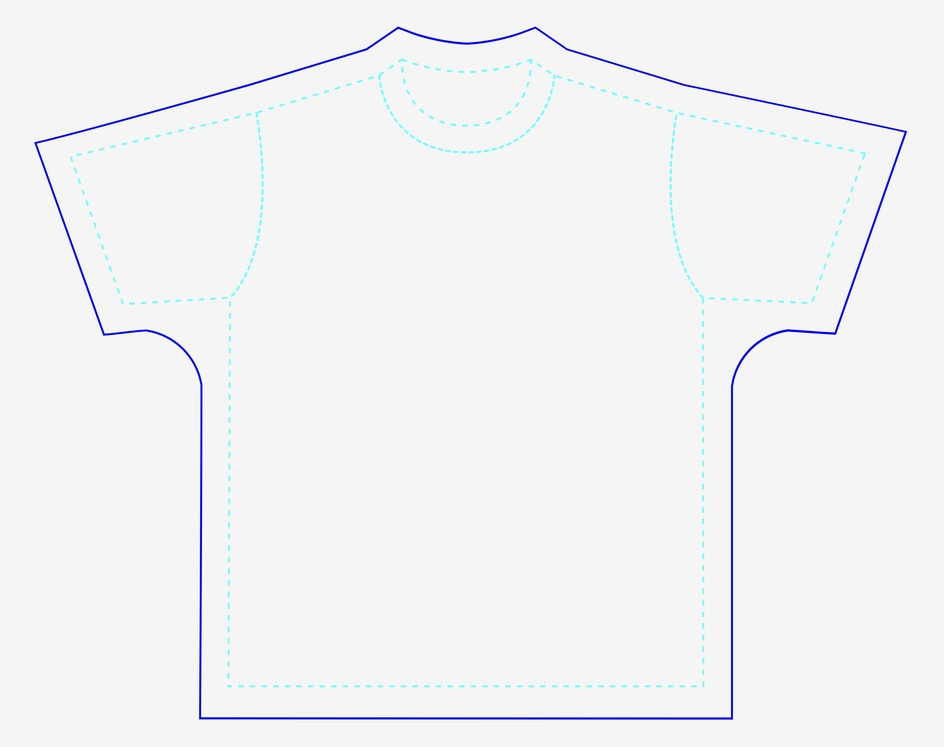
#> input picture S.jpg, 944 x 747 px, shrunk from 2136 x 1690 before the run
$ python opencv.py
#> lines starting #> are read from the running program, lines starting #| are printed output that depends on the picture; after the words box and inside, x2 and y2 are one past the last pixel; in counts of white or black regions, pixels touching at a corner belong together
import cv2


def edge_points(file_path, output_path, scale=1):

    # 画像を読み込む
#> called with file_path = 'S.jpg', output_path = 'S.txt', scale = 0.25
    img = cv2.imread(file_path)
#> img is the input picture: shape (747, 944, 3); mean B, G, R 244.6, 243.2, 242.5

    # グレースケールに変換
    gray = cv2.cvtColor(img, cv2.COLOR_BGR2GRAY)
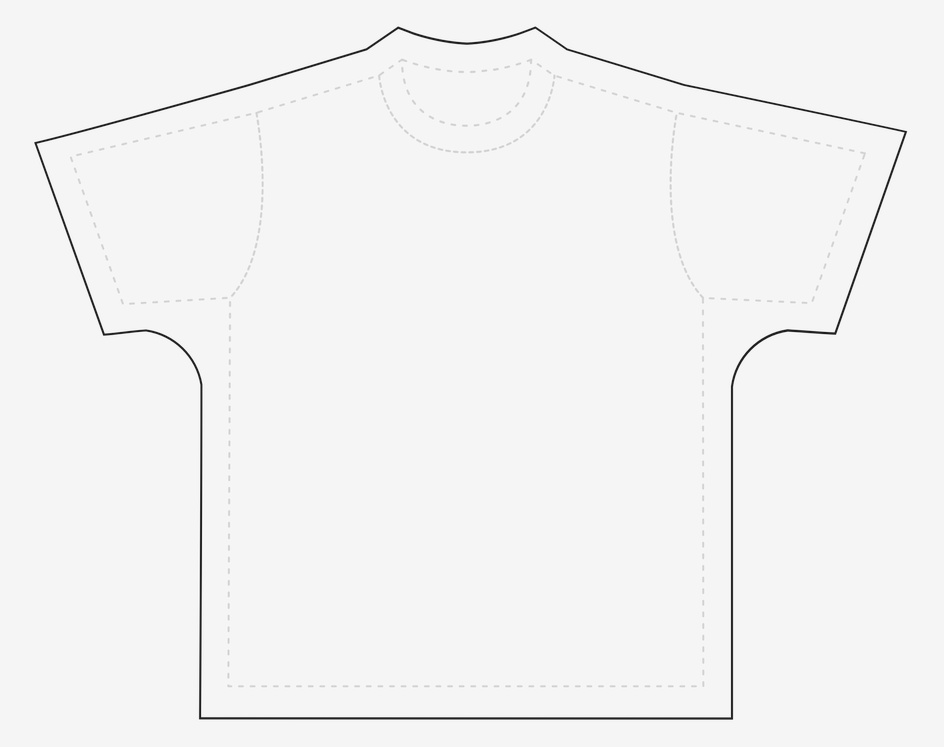
#> gray: shape (747, 944); min 23, max 254, mean 243.1

    # ガウシアンフィルターをかける
    gauss = cv2.GaussianBlur(gray, (5, 5), 0)

    # 2値化する
    thres = cv2.threshold(gauss, 140, 255, cv2.THRESH_BINARY)[1]
#> thres: shape (747, 944); 99.2% white; black in thin lines or dots, all inside (x1, y1, x2, y2) = (35, 27, 907, 720)

    # 輪郭のみを検出する
    cons = cv2.findContours(thres, cv2.RETR_LIST, cv2.CHAIN_APPROX_NONE)[0]
#> cons = 3 contours; box (x1, y1, x2, y2) and area: (0, 0, 944, 747) 703478, (34, 26, 908, 721) 414346, (37, 29, 904, 717) 406333

    # 面積の最小値（線の内側の座標）を除外
    min_contour = min(cons, key=cv2.contourArea)
#> min_contour = contour of 2682 points, box (x1, y1, x2, y2) (37, 29, 904, 717), area 406333
    cons = [contour for contour in cons if contour is not min_contour]
#> cons = 2 contours; box (x1, y1, x2, y2) and area: (0, 0, 944, 747) 703478, (34, 26, 908, 721) 414346

    # 最大の輪郭を除外するため、リストから削除
    max_contour = max(cons, key=cv2.contourArea)
#> max_contour = contour of 3378 points, box (x1, y1, x2, y2) (0, 0, 944, 747), area 703478
    contours = [contour for contour in cons if contour is not max_contour]
#> contours = 1 contour; box (x1, y1, x2, y2) and area: (34, 26, 908, 721) 414346

    # 輪郭を描画する
    for con in contours:
        cv2.polylines(img, con, True, (0, 255, 0), 5)
#> this loop made 1 pass
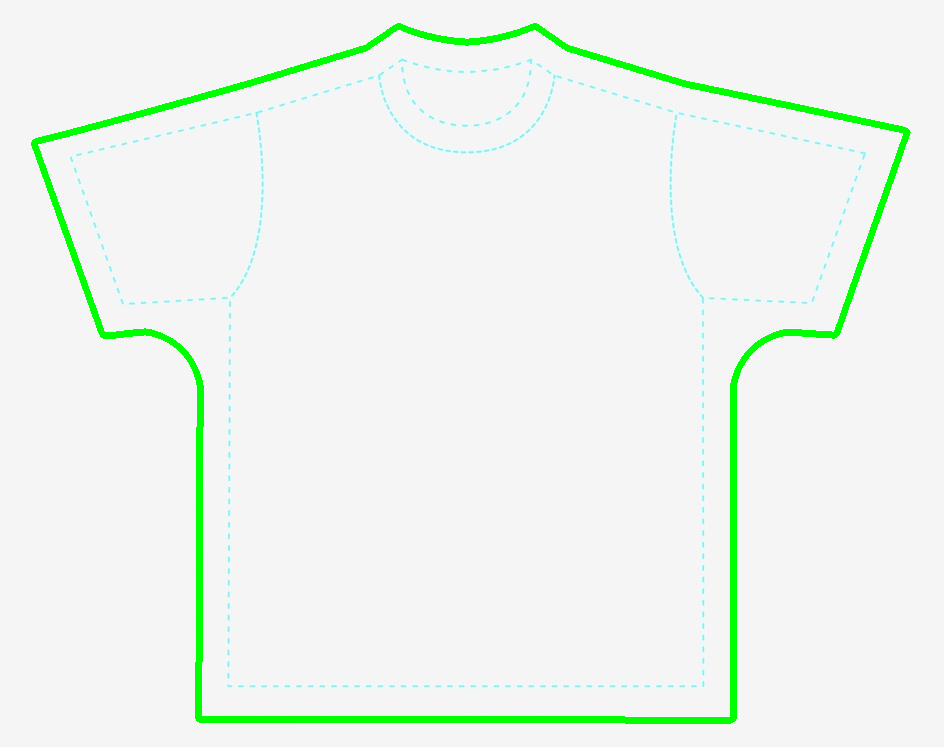
#> img: shape (747, 944, 3); 2.7% of pixels changed, all inside (x1, y1, x2, y2) = (31, 23, 911, 724)
    cv2.imshow("result", img)
    cv2.waitKey(0)
    cv2.destroyAllWindows()

    points = []
    for con in contours:
            for point in con:
                # point[0]はx, point[1]はy座標
                x, y = point[0]
                points.append((x, y))
#> after the loop, points = 2702 pairs, first value 34 to 907, second value 26 to 720

    # 必要のない値を削除する処理
    optimized_points = []
    n = len(points)
#> n = 2702

    i = 0
    while i < n:
        current_run = [points[i]]
        while i + 1 < n and (points[i][0] == points[i + 1][0] or points[i][1] == points[i + 1][1]):
            current_run.append(points[i + 1])
            i += 1
        if len(current_run) > 1:
            # 始端と終端だけ追加
            optimized_points.append(current_run[0])
            optimized_points.append(current_run[-1])
        else:
            # 連続していない場合そのまま追加
            optimized_points.append(points[i])
        i += 1
#> this loop made 483 passes
#> i on passes 1 to 3: 1, 5, 7
#> after the loop, i = 2702; optimized_points = 908 pairs, first value 34 to 907, second value 26 to 720

    # 最適化されたポイントを保存
    with open(output_path, 'w') as output_file:
        for x, y in optimized_points:
            x = x * scale
            y = y * scale
            output_file.write(f"{x},{y}\n")
#> this loop made 908 passes
#> (x, y) on passes 1 to 3: (99, 6.75), (99.25, 6.5), (100, 6.5)

# 使用例
input_image = "S.jpg"  # 入力ファイル
output_file = "S.txt"  # 出力ファイル

edge_points(input_image, output_file, 0.25)
